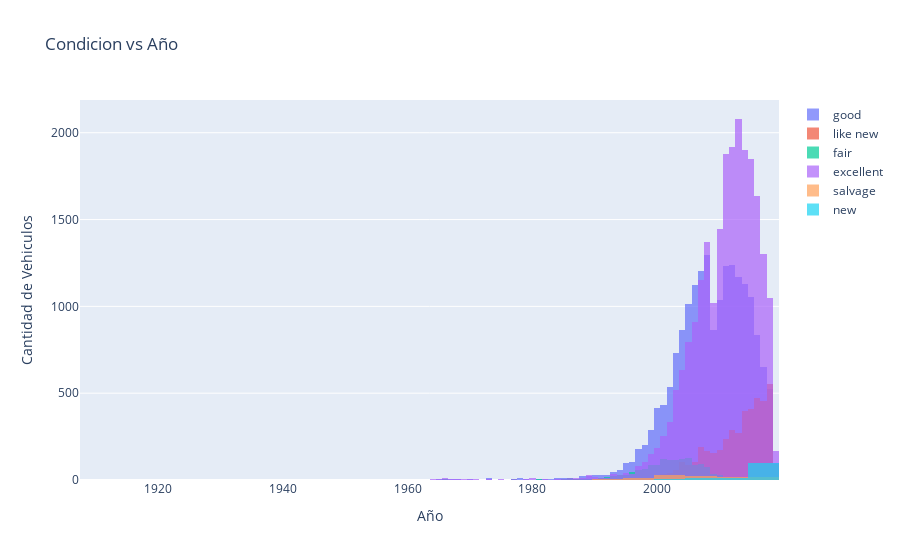

Source (notebook cell):
### Code cell
#Histograma de condicion vs año 
fig6 = go.Figure()
#Removemos valores de model_year iguales a 0
df_vehicles_no0 = df_vehicles[df_vehicles['model_year'] != 0]
for condition in df_vehicles_no0['condition'].unique():
    df_condition = df_vehicles_no0[df_vehicles_no0['condition'] == condition]
    fig6.add_trace(go.Histogram(x=df_condition['model_year'],
                                name=condition,
                                autobinx=True,
                                opacity=0.7))
fig6.update_layout(title='Condicion vs Año ',
                     xaxis_title='Año',
                     yaxis_title='Cantidad de Vehiculos',
                     barmode='overlay')
#mostramos el grafico
fig6.show()

### Figure 1 — Plotly figure (JSON) as saved in the notebook; plotly's stock layout.template omitted (floating-point values rounded to 4 significant figures; data arrays with more than 128 entries replaced by an {"elided": "..."} marker saying what was removed)
{"data": [{"autobinx": true, "name": "good", "opacity": 0.7, "type": "histogram", "x": {"elided": "18695 int values"}}, {"autobinx": true, "name": "like new", "opacity": 0.7, "type": "histogram", "x": {"elided": "4409 int values"}}, {"autobinx": true, "name": "fair", "opacity": 0.7, "type": "histogram", "x": {"elided": "1492 int values"}}, {"autobinx": true, "name": "excellent", "opacity": 0.7, "type": "histogram", "x": {"elided": "23074 int values"}}, {"autobinx": true, "name": "salvage", "opacity": 0.7, "type": "histogram", "x": [1999, 2008, 2012, 1995, 2003, 2005, 2008, 2001, 2001, 1998, 2001, 2003, 2008, 2000, 2005, 2014, 2003, 1997, 2009, 2013, 2006, 2015, 2018, 2006, 1994, 1995, 2019, 1995, 2018, 2000, 2014, 2004, 2001, 2015, 2007, 2004, 2014, 1999, 2007, 2013, 1999, 2015, 2013, 2003, 1977, 2014, 2000, 2017, 2017, 2014, 2014, 2004, 1995, 2013, 1999, 2002, 2010, 2004, 2018, 2003, 2008, 2017, 2017, 2017, 2009, 2001, 2002, 1996, 2010, 2002, 2007, 2000, 2001, 2005, 2001, 1993, 2005, 2012, 1999, 2003, 2016, 2006, 1994, 2008, 2014, 1993, 2005, 2006, 2001, 2011, 2008, 2004, 2015, 2007, 1986, 2013, 1994, 1999, 1997, 2008, 2017, 2013, 2002]}, {"autobinx": true, "name": "new", "opacity": 0.7, "type": "histogram", "x": {"elided": "133 int values"}}], "layout": {"barmode": "overlay", "title": {"text": "Condicion vs Año "}, "xaxis": {"title": {"text": "Año"}}, "yaxis": {"title": {"text": "Cantidad de Vehiculos"}}}}
